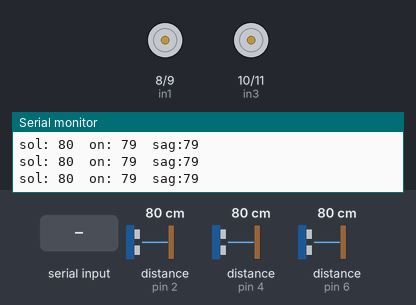
This sketch was run on a simulated Arduino Uno, built with avr-gcc and run on an emulated ATmega328P. Shown: motor-driver pin pairs drawn as motors (green arrow = first pin HIGH = forward, orange = second pin HIGH = backward, longer = more drive), the last lines printed to the serial monitor. Wiring (inferred from the names in the program): 3 × ultrasonic range finder: trigger pin 3, echo pin 2 / trigger pin 5, echo pin 4 / trigger pin 7, echo pin 6. The test bench sets the inputs (shaded band); at power-on: distance to the obstacle (sensors on pin 2, pin 4, pin 6) 80 cm. The echo pulse lasts 58.3 µs per cm.

Above: at 1.2 s.
1.3 s: "W" received over Serial
At 2.2 s:
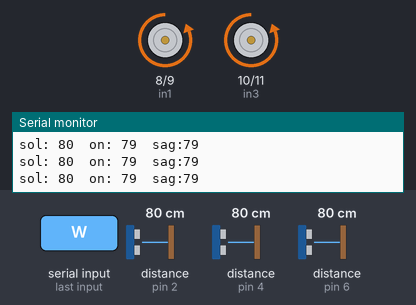
2.8 s: "S" received over Serial
At 3.1 s:
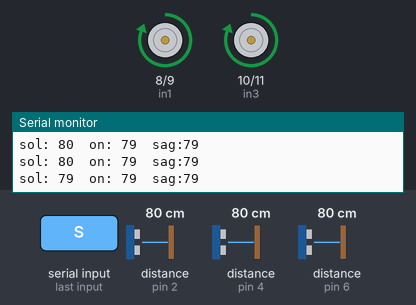
4.3 s: "A" received over Serial
At 5.3 s:
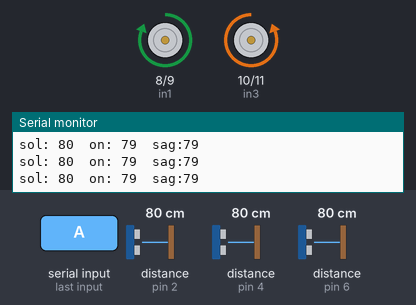
5.8 s: "D" received over Serial
At 6.2 s:
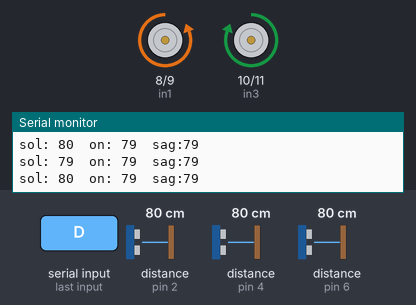
10.3 s: "Z" received over Serial
At 11.6 s:
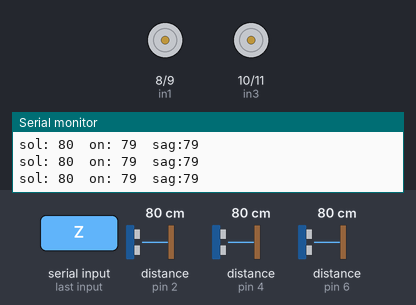
Timing chart, 0 to 13.3 s (numbered marks = the images above; inputs shaded):
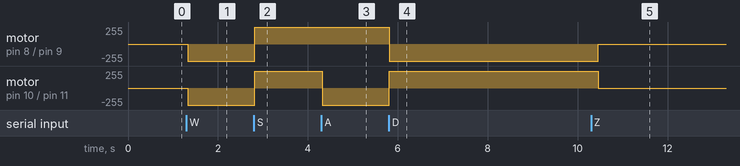

Measured:
- after the input at 1.3 s, motor on pin 8 (in1) / pin 9 (in2), motor on pin 10 (in3) / pin 11 (in4): stopped → backward 255/255 at once
- after the input at 2.8 s, motor on pin 8 (in1) / pin 9 (in2), motor on pin 10 (in3) / pin 11 (in4): backward 255/255 → forward 255/255 at once
- after the input at 4.3 s, motor on pin 10 (in3) / pin 11 (in4): forward 255/255 → backward 255/255 at once
- after the input at 5.8 s, motor on pin 8 (in1) / pin 9 (in2): forward 255/255 → backward 255/255 at once; motor on pin 10 (in3) / pin 11 (in4): backward 255/255 → forward 255/255 at once
- after the input at 10.3 s, motor on pin 8 (in1) / pin 9 (in2): backward 255/255 → stopped after 0.16 s; motor on pin 10 (in3) / pin 11 (in4): forward 255/255 → stopped after 0.16 s

The sketch:

TemizlikRobotu.ino
```cpp
//pin girişleri
#define sol_echoPin 2
#define sol_trigPin 3
#define on_echoPin 4
#define on_trigPin 5
#define sag_echoPin 6
#define sag_trigPin 7
//l298n motor gücünü ayarlama
#define in1 8
#define in2 9
#define in3 10
#define in4 11
#define ena 12
#define enb 13

int maximumRange = 50;
int minimumRange = 25;
int dcs = 255;
int sensor = 0;
void setup() {
  pinMode(on_echoPin,INPUT);
  pinMode(on_trigPin,OUTPUT);
  pinMode(sol_echoPin,INPUT);
  pinMode(sol_trigPin,OUTPUT);
  pinMode(sag_echoPin,INPUT);
  pinMode(sag_trigPin,OUTPUT);
  //motorlar çıkış tanımlanmalı
  pinMode(in1,OUTPUT);
  pinMode(in2,OUTPUT);
  pinMode(in3,OUTPUT);
  pinMode(in4,OUTPUT);
  Serial.begin(9600);

}

void loop() {

  int sol_olcum = sol_mesafe(maximumRange,minimumRange);
  int on_olcum = on_mesafe(maximumRange,minimumRange);
  int sag_olcum = sag_mesafe(maximumRange,minimumRange);

Serial.print("sol: ");
Serial.print(sol_olcum);
Serial.print("  on: ");
Serial.print(on_olcum);
Serial.print("  sag:");
Serial.println(sag_olcum);


  char val = Serial.read();


  digitalWrite(ena , dcs);
  digitalWrite(enb , dcs);
  if(val == 'W'){ileri();}
  if(val == 'S'){geri();}
  if(val == 'A'){sol();}
  if(val == 'D'){sag();}
  if(val == 'Z'){dur();}
  if(val == 'T'){dcs=255;}
  if(val == 'Y'){dcs=155;}
  if(val == 'U'){dcs=55;}
  if(val == 'X'){sensor=1;}
   if(sensor>0){
    if(on_olcum < minimumRange || sol_olcum && sag_olcum < minimumRange){
      if(sol_olcum < sag_olcum)
      {geri();
       delay(200);
       sag();
       delay(300);}
       if(sag_olcum < sol_olcum){
        geri();
       delay(200);
       sol();
       delay(300);}
    }
    else if (sol_olcum < minimumRange) {
      sag();
     delay(300);}
    else if (sag_olcum < minimumRange){
      sol();
     delay(300);}
    else if (sol_olcum && on_olcum && sag_olcum > minimumRange){
      ileri();}
     if(val == 'I'){ sensor=0; dur();}
    }
}


int sol_mesafe(int maxrange , int minrange){//sol sensörün mesafe ölçen fonksiyonu
  long duration , distance;

  digitalWrite(sol_trigPin,LOW);
  delayMicroseconds(3);
  digitalWrite(sol_trigPin,HIGH);
  delayMicroseconds(12);
  digitalWrite(sol_trigPin,LOW);

  duration = pulseIn(sol_echoPin,HIGH);
  distance = duration / 58.2;
  delay(50);
  return distance;
  }
int on_mesafe (int maxrange , int minrange){//on sensör
  long duration1 , distance1;
  digitalWrite(on_trigPin,LOW);
  delayMicroseconds(3);
  digitalWrite(on_trigPin,HIGH);
  delayMicroseconds(12);
  digitalWrite(on_trigPin,LOW);

  duration1 = pulseIn(on_echoPin,HIGH);
  distance1 = duration1 / 58.2;
  delay(50);
  return distance1;
  }
 int sag_mesafe (int maxrange , int mixrange){//sağ sensör
  long duration2,distance2;

  digitalWrite(sag_trigPin,LOW);
  delayMicroseconds(3);
  digitalWrite(sag_trigPin,HIGH);
  delayMicroseconds(12);
  digitalWrite(sag_trigPin,LOW);

  duration2 = pulseIn(sag_echoPin,HIGH);
  distance2 = duration2 / 58.2;
  delay(50);
  return distance2;
  }
  void dur(){   //robot durur.
    digitalWrite(in1,LOW);
    digitalWrite(in2,LOW);
    digitalWrite(in3,LOW);
    digitalWrite(in4,LOW);
  }
  void ileri(){   //robot ileri hareket eder.
    digitalWrite(in1,LOW);
    digitalWrite(in2,HIGH);
    digitalWrite(in3,LOW);
    digitalWrite(in4,HIGH);
  }
  void sag(){    //robot sağa döner.
    digitalWrite(in1,LOW);
    digitalWrite(in2,HIGH);
    digitalWrite(in3,HIGH);
    digitalWrite(in4,LOW);
  }
  void sol(){   //robot sola döner.
    digitalWrite(in1,HIGH);
    digitalWrite(in2,LOW);
    digitalWrite(in3,LOW);
    digitalWrite(in4,HIGH);
  }
  void geri(){   //robot geri hareket eder.
    digitalWrite(in1,HIGH);
    digitalWrite(in2,LOW);
    digitalWrite(in3,HIGH);
    digitalWrite(in4,LOW);
  }
```
